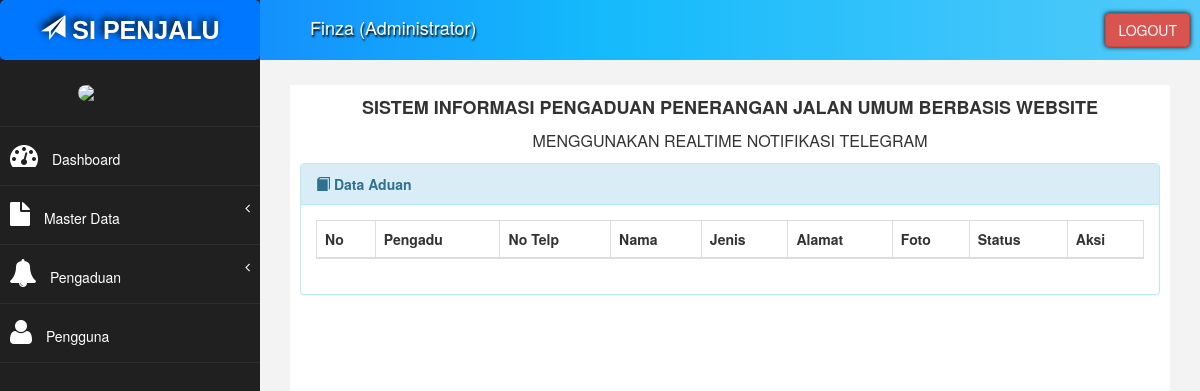
The app's page /index?page=aduan_admin_tanggap (signed in), older data.
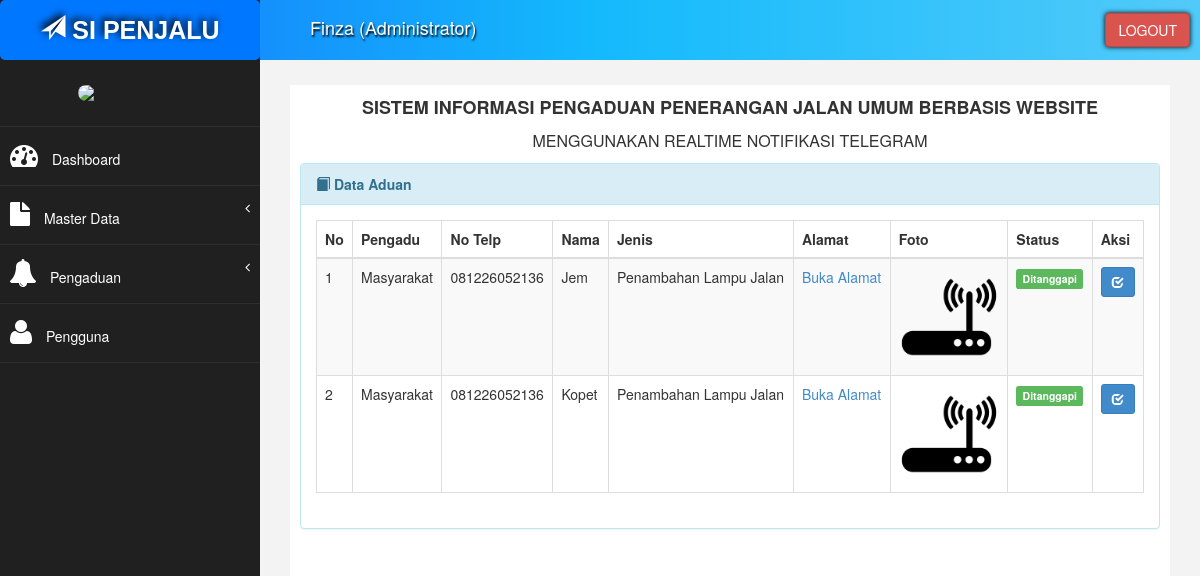
The same page, newer data.
### tables this page shows
CREATE TABLE `tb_pengaduan` (
  `id_pengaduan` int(11) NOT NULL,
  `judul` varchar(100) NOT NULL,
  `no_telpon` varchar(100) NOT NULL,
  `jenis` int(11) NOT NULL,
  `alamat` varchar(100) NOT NULL,
  `keterangan` text NOT NULL,
  `foto` varchar(300) NOT NULL,
  `waktu_aduan` datetime NOT NULL DEFAULT current_timestamp(),
  `status` varchar(20) DEFAULT 'Proses',
  `tanggapan` text DEFAULT NULL,
  `author` varchar(50) NOT NULL,
  `lat` double(10,6) NOT NULL,
  `lng` double(10,6) NOT NULL
);

CREATE TABLE `tb_pengadu` (
  `id_pengadu` varchar(50) NOT NULL,
  `nama_pengadu` varchar(30) NOT NULL,
  `jekel` enum('Laki-Laki','Perempuan') NOT NULL,
  `no_hp` varchar(15) NOT NULL,
  `alamat` text NOT NULL
);

CREATE TABLE `tb_jenis` (
  `id_jenis` int(11) NOT NULL,
  `jenis` varchar(30) NOT NULL
);

### admin/aduan/adu_tanggap.php (the view, shortened to what this page needs)
<div class="panel panel-info">
  <div class="panel-heading">
    <i class="glyphicon glyphicon-book"></i>
    <b>Data Aduan</b>
  </div>
  <div class="panel-body">
    <div class="table-responsive">
      <table class="table table-striped table-bordered table-hover" id="dataTables-example">
        <thead>
          <tr>
            <th>No</th>
            <th>Pengadu</th>
            <th>No Telp</th>
            <th>Nama</th>
            <th>Jenis</th>
            <th>Alamat</th>
            <th>Foto</th>
            <th>Status</th>
            <th>Aksi</th>
          </tr>
        </thead>
        <tbody>
          <?php
          $no = 1;
          $stmt = $koneksi->prepare("SELECT a.id_pengaduan, a.judul, a.no_telpon, a.foto, a.lat, a.lng, a.status, j.jenis, p.nama_pengadu, p.no_hp
                        FROM tb_pengaduan a
                        JOIN tb_jenis j ON a.jenis=j.id_jenis
                        JOIN tb_pengadu p ON a.author=p.id_pengadu
                        WHERE status=?");
          $status = 'Tanggapi';
          $stmt->bind_param('s', $status);
          $stmt->execute();
          $result = $stmt->get_result();
          while ($data = $result->fetch_assoc()) {
            displayRow($data, $no++);
          }
          ?>
        </tbody>
      </table>
    </div>
  </div>
</div>
<?php
function displayRow($data, $no)
{
  $status_label = getStatusLabel($data['status']);
  $mapLink = "https://www.google.com/maps/?q={$data['lat']},{$data['lng']}";
  echo "<tr>
        <td>$no</td>
        <td>{$data['nama_pengadu']}</td>
        <td>{$data['no_telpon']}</td>
        <td>{$data['judul']}</td>
        <td>{$data['jenis']}</td>
        <td><a href='{$mapLink}' target='_blank'>Buka Alamat</a></td>
        <td><img src='foto/{$data['foto']}' width='100px' onClick='window.open(this.src)' role='button' tabIndex='0'></td>
        <td><span class='label $status_label[0]'>$status_label[1]</span></td>
        <td><a href='?page=aduan_kelola&kode={$data['id_pengaduan']}' title='Tanggapi' class='btn btn-primary btn-sm'><i class='glyphicon glyphicon-check'></i></a></td>
    </tr>";
}
function getStatusLabel($status)
{
  switch ($status) {
    case 'Tanggapi':
      return ['label-success', 'Ditanggapi'];
  }
}
?>

### index.php (shortened to what this page needs)
<?php
if (empty($_SESSION['ses_nama'])) {
  header("location: login");
  exit();
} else {
  $data_nama = $_SESSION["ses_nama"];
  $data_level = $_SESSION["ses_level"];
}
?>
<!DOCTYPE html>
<html xmlns="http://www.w3.org/1999/xhtml">
<head>
  <link href="assets/css/bootstrap.css" rel="stylesheet" />
  <link href="assets/css/font-awesome.css" rel="stylesheet" />
  <link href="assets/css/style.css" rel="stylesheet" />
  <link rel="stylesheet" href="dist/css/select2.min.css" />
  <link href="assets/js/dataTables/dataTables.bootstrap.css" rel="stylesheet" />
</head>
<body>
  <div id="wrapper">
    <nav class="navbar navbar-default navbar-cls-top " role="navigation" style="margin-bottom: 0">
      <div class="navbar-header">
        <a href="index.php" class="navbar-brand">
          <i class="glyphicon glyphicon-send"></i> SI PENJALU</a>
      </div>
      <div class="namalevel">
        <?= $data_nama; ?>
        (<?= $data_level; ?>)
      </div>
      <?php if ($data_level == "Administrator" || $data_level == "Petugas") { ?>
        <div style="float : right;">
          <button onclick="confirmLogout()" class="btn btn-danger square-btn-adjust">LOGOUT</button>
        </div>
      <?php
      }
      ?>
    </nav>
    <nav class="navbar-default navbar-side" role="navigation">
      <div class="sidebar-collapse">
        <ul class="nav" id="main-menu">
          <li class="text-center">
            <img src="assets/img/tittle.png" class="user-image img-responsive" width="40%" />
          </li>
          <?php
          if ($data_level == "Administrator") {
          ?>
            <li>
              <a href="?page=admin-def">
                <i class="fa fa-dashboard fa-2x"></i> Dashboard</a>
            </li>
            <li>
              <a href="#">
                <i class="fa fa-file fa-2x"></i> Master Data
                <span class="fa arrow"></span>
              </a>
            </li>
            <li>
              <a href="#">
                <i class="fa fa-bell fa-2x"></i> Pengaduan
                <span class="fa arrow"></span>
              </a>
            </li>
            <li>
              <a href="?page=user_data">
                <i class="fa fa-user fa-2x"></i> Pengguna</a>
            </li>
      <?php
          }
      ?>
      </div>
    </nav>
    <div id="page-wrapper">
      <div id="page-inner">
        <div class="row">
          <div class="col-md-12">
            <h4 id="marquee">
              <b> SISTEM INFORMASI PENGADUAN PENERANGAN JALAN UMUM BERBASIS WEBSITE </b>
              <p style="margin-top: -10px;">MENGGUNAKAN REALTIME NOTIFIKASI TELEGRAM</p>
            </h4>
            <?php
            $pageMap = [
              'admin-def' => 'default/admin.php',
              'petugas-def' => 'default/tugas.php',
              'pengadu' => 'default/pengadu.php',
              'user_data' => 'admin/pengguna/pengguna_tampil.php',
              'pengguna_tambah' => 'admin/pengguna/pengguna_tambah.php',
              'pengguna_ubah' => 'admin/pengguna/pengguna_ubah.php',
              'pedu_ubah' => 'admin/pengguna/pedu_ubah.php',
              'pengguna_hapus' => 'admin/pengguna/pengguna_hapus.php',
              'jenis_view' => 'admin/jenis/jenis_tampil.php',
              'jenis_tambah' => 'admin/jenis/jenis_tambah.php',
              'jenis_ubah' => 'admin/jenis/jenis_ubah.php',
              'jenis_hapus' => 'admin/jenis/jenis_hapus.php',
              'pengadu_view' => 'admin/pengadu/pengadu_tampil.php',
              'pengadu_tambah' => 'admin/pengadu/pengadu_tambah.php',
              'pengadu_ubah' => 'admin/pengadu/pengadu_ubah.php',
              'pengadu_hapus' => 'admin/pengadu/pengadu_hapus.php',
              'aduan_admin' => 'admin/aduan/adu_tampil.php',
              'aduan_admin_semua' => 'admin/aduan/adu_tampil_semua.php',
              'aduan_admin_tanggap' => 'admin/aduan/adu_tanggap.php',
              'aduan_admin_selesai' => 'admin/aduan/adu_selesai.php',
              'aduan_kelola' => 'admin/aduan/adu_ubah.php',
              'telegram' => 'admin/telegram/telegram.php',
              'laporan' => 'admin/laporan/laporan.php',
              'logout' => 'logout.php',
              'aduan_view' => 'pengadu/aduan/adu_tampil.php',
              'aduan_tambah' => 'pengadu/aduan/adu_tambah.php',
              'aduan_ubah' => 'pengadu/aduan/adu_ubah.php',
              'aduan_hapus' => 'pengadu/aduan/adu_hapus.php'
            ];
            $defaultPages = [
              'Administrator' => 'default/admin.php',
              'Petugas' => 'default/tugas.php',
              'Pengadu' => 'default/pengadu.php'
            ];
            $hal = $_GET['page'] ?? null;
            if (isset($pageMap[$hal])) {
              include $pageMap[$hal];
            } elseif (isset($defaultPages[$data_level])) {
              include $defaultPages[$data_level];
            } else {
              echo "<center><h1> ERROR !</h1></center>";
            }
            ?>
          </div>
        </div>
</body>
</html>

### assets/css/style.css (style rules this page uses)
#wrapper { width: 100%; background: #202020; }
#page-wrapper { padding: 15px 15px; min-height: 600px; background: #f3f3f3; }
#page-inner { width: 100%; margin: 10px 20px 10px 0px; background-color: #fff !important; padding: 10px; min-height: 1200px; }
.text-center { text-align: center; }
h4 { padding-top: 10px; }
.square-btn-adjust { box-shadow: #000 0px 0px 5px; }
p { font-size: 16px; line-height: 25px; padding-top: 20px; }
.namalevel { color: rgb(255, 255, 255); padding: 15px 50px 5px 50px; text-shadow: rgb(0, 0, 0) 1px 2px 2px; margin-right: 5px; float: left; font-size: 18px; }
.user-image { margin: 25px auto; -webkit-border-radius: 10px; -moz-border-radius: 10px; border-radius: 10px; max-height: 170px; max-width: 170px; }
.navbar-cls-top .navbar-brand { color: #fff; background: #0077ff; width: 260px; text-shadow: rgb(0, 0, 0) -3px -3px 7px; text-align: center; height: 60px; border-radius: 5px; font-family: "Trebuchet MS", "Lucida Sans Unicode", "Lucida Grande", "Lucida Sans", Arial, sans-serif; font-size: 25px; font-weight: 700; }
.arrow { float: right; }
.fa.arrow:before { content: "\f104"; }
.sidebar-collapse, .sidebar-collapse .nav { background: none; }
.sidebar-collapse .nav { padding: 0; }
.sidebar-collapse .nav > li > a { color: #fff; background: #202020; text-shadow: none; }
.sidebar-collapse > .nav > li > a { padding: 15px 10px; }
.sidebar-collapse > .nav > li { border-bottom: 1px solid rgba(107, 108, 109, 0.19); }
.navbar-side { border: none; background-color: #202020; }
.navbar-cls-top { background-image: linear-gradient(to right, #1471fc, #14bafc, #52caf9); border-bottom: none; }
.navbar-default { border: 0px solid black; }
.navbar-header { background: #202020; }
.nav > li > a > i { margin-right: 10px; }
@media (min-width: 768px) { #page-wrapper { margin: 0 0 0 260px; padding: 15px 30px; min-height: 1200px; } }
@media (min-width: 768px) { .navbar-side { z-index: 1; position: absolute; width: 260px; } }
@media (min-width: 768px) { .navbar { border-radius: 0px; } }
@media (min-width: 454px) { .square-btn-adjust { margin-top: 13px; margin-right: 10px; float: right; } }

### index.php (style rules this page uses)
#marquee { margin-top: -8px; text-align: center; }

Row changes from the older to the newer data that the page shows:
added tb_pengaduan: no "1", author.nama_pengadu "Masyarakat", no_telpon "081226052136", judul "Jem", jenis.jenis "Penambahan Lampu Jalan", foto (picture), status "Ditanggapi"
added tb_pengaduan: no "2", author.nama_pengadu "Masyarakat", no_telpon "081226052136", judul "Kopet", jenis.jenis "Penambahan Lampu Jalan", foto (picture), status "Ditanggapi"
